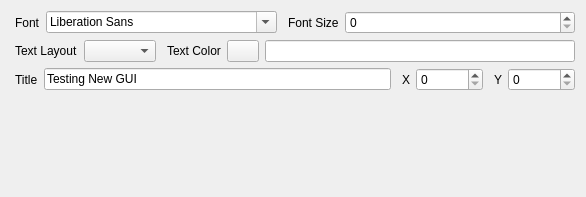
<?xml version="1.0" encoding="UTF-8"?>
<ui version="4.0">
 <class>Form</class>
 <widget class="QWidget" name="Form">
  <property name="geometry">
   <rect>
    <x>0</x>
    <y>0</y>
    <width>586</width>
    <height>197</height>
   </rect>
  </property>
  <property name="windowTitle">
   <string>Form</string>
  </property>
  <layout class="QVBoxLayout" name="verticalLayout_2">
   <item>
    <layout class="QVBoxLayout" name="verticalLayout">
     <property name="leftMargin">
      <number>4</number>
     </property>
     <item>
      <layout class="QHBoxLayout" name="horizontalLayout_8">
       <item>
        <widget class="QLabel" name="label">
         <property name="sizePolicy">
          <sizepolicy hsizetype="Fixed" vsizetype="Preferred">
           <horstretch>0</horstretch>
           <verstretch>0</verstretch>
          </sizepolicy>
         </property>
         <property name="text">
          <string>Font</string>
         </property>
        </widget>
       </item>
       <item>
        <widget class="QFontComboBox" name="fontComboBox_titleFont">
         <property name="sizePolicy">
          <sizepolicy hsizetype="Minimum" vsizetype="Fixed">
           <horstretch>0</horstretch>
           <verstretch>0</verstretch>
          </sizepolicy>
         </property>
         <property name="minimumSize">
          <size>
           <width>0</width>
           <height>0</height>
          </size>
         </property>
        </widget>
       </item>
       <item>
        <spacer name="horizontalSpacer_8">
         <property name="orientation">
          <enum>Qt::Horizontal</enum>
         </property>
         <property name="sizeType">
          <enum>QSizePolicy::Fixed</enum>
         </property>
         <property name="sizeHint" stdset="0">
          <size>
           <width>5</width>
           <height>20</height>
          </size>
         </property>
        </spacer>
       </item>
       <item>
        <widget class="QLabel" name="label_fontSize">
         <property name="sizePolicy">
          <sizepolicy hsizetype="Fixed" vsizetype="Preferred">
           <horstretch>0</horstretch>
           <verstretch>0</verstretch>
          </sizepolicy>
         </property>
         <property name="text">
          <string>Font Size</string>
         </property>
        </widget>
       </item>
       <item>
        <widget class="QSpinBox" name="spinBox_fontSize">
         <property name="maximum">
          <number>500</number>
         </property>
        </widget>
       </item>
      </layout>
     </item>
     <item>
      <layout class="QHBoxLayout" name="horizontalLayout_12">
       <item>
        <widget class="QLabel" name="label_textLayout">
         <property name="sizePolicy">
          <sizepolicy hsizetype="Fixed" vsizetype="Preferred">
           <horstretch>0</horstretch>
           <verstretch>0</verstretch>
          </sizepolicy>
         </property>
         <property name="text">
          <string>Text Layout</string>
         </property>
        </widget>
       </item>
       <item>
        <widget class="QComboBox" name="comboBox_textAlign"/>
       </item>
       <item>
        <spacer name="horizontalSpacer_2">
         <property name="orientation">
          <enum>Qt::Horizontal</enum>
         </property>
         <property name="sizeType">
          <enum>QSizePolicy::Fixed</enum>
         </property>
         <property name="sizeHint" stdset="0">
          <size>
           <width>5</width>
           <height>20</height>
          </size>
         </property>
        </spacer>
       </item>
       <item>
        <widget class="QLabel" name="label_textColor">
         <property name="text">
          <string>Text Color</string>
         </property>
        </widget>
       </item>
       <item>
        <widget class="QPushButton" name="pushButton_textColor">
         <property name="maximumSize">
          <size>
           <width>32</width>
           <height>32</height>
          </size>
         </property>
         <property name="text">
          <string/>
         </property>
         <property name="MaximumSize" stdset="0">
          <size>
           <width>32</width>
           <height>32</height>
          </size>
         </property>
        </widget>
       </item>
       <item>
        <widget class="QLineEdit" name="lineEdit_textColor"/>
       </item>
      </layout>
     </item>
     <item>
      <layout class="QHBoxLayout" name="horizontalLayout_7">
       <property name="leftMargin">
        <number>0</number>
       </property>
       <item>
        <widget class="QLabel" name="label_title">
         <property name="text">
          <string>Title</string>
         </property>
        </widget>
       </item>
       <item>
        <widget class="QLineEdit" name="lineEdit_title">
         <property name="sizePolicy">
          <sizepolicy hsizetype="MinimumExpanding" vsizetype="Fixed">
           <horstretch>0</horstretch>
           <verstretch>0</verstretch>
          </sizepolicy>
         </property>
         <property name="minimumSize">
          <size>
           <width>0</width>
           <height>0</height>
          </size>
         </property>
         <property name="text">
          <string>Testing New GUI</string>
         </property>
        </widget>
       </item>
       <item>
        <spacer name="horizontalSpacer_6">
         <property name="orientation">
          <enum>Qt::Horizontal</enum>
         </property>
         <property name="sizeType">
          <enum>QSizePolicy::Fixed</enum>
         </property>
         <property name="sizeHint" stdset="0">
          <size>
           <width>5</width>
           <height>20</height>
          </size>
         </property>
        </spacer>
       </item>
       <item>
        <widget class="QLabel" name="label_xTitleAlign">
         <property name="sizePolicy">
          <sizepolicy hsizetype="Fixed" vsizetype="Preferred">
           <horstretch>0</horstretch>
           <verstretch>0</verstretch>
          </sizepolicy>
         </property>
         <property name="text">
          <string>X</string>
         </property>
        </widget>
       </item>
       <item>
        <widget class="QSpinBox" name="spinBox_xTextAlign">
         <property name="sizePolicy">
          <sizepolicy hsizetype="Fixed" vsizetype="Fixed">
           <horstretch>0</horstretch>
           <verstretch>0</verstretch>
          </sizepolicy>
         </property>
         <property name="maximumSize">
          <size>
           <width>80</width>
           <height>16777215</height>
          </size>
         </property>
         <property name="baseSize">
          <size>
           <width>0</width>
           <height>0</height>
          </size>
         </property>
         <property name="minimum">
          <number>0</number>
         </property>
         <property name="maximum">
          <number>999999999</number>
         </property>
         <property name="value">
          <number>0</number>
         </property>
        </widget>
       </item>
       <item>
        <spacer name="horizontalSpacer_7">
         <property name="orientation">
          <enum>Qt::Horizontal</enum>
         </property>
         <property name="sizeType">
          <enum>QSizePolicy::Fixed</enum>
         </property>
         <property name="sizeHint" stdset="0">
          <size>
           <width>5</width>
           <height>20</height>
          </size>
         </property>
        </spacer>
       </item>
       <item>
        <widget class="QLabel" name="label_yTitleAlign">
         <property name="sizePolicy">
          <sizepolicy hsizetype="Fixed" vsizetype="Preferred">
           <horstretch>0</horstretch>
           <verstretch>0</verstretch>
          </sizepolicy>
         </property>
         <property name="text">
          <string>Y</string>
         </property>
        </widget>
       </item>
       <item>
        <widget class="QSpinBox" name="spinBox_yTextAlign">
         <property name="sizePolicy">
          <sizepolicy hsizetype="Fixed" vsizetype="Fixed">
           <horstretch>0</horstretch>
           <verstretch>0</verstretch>
          </sizepolicy>
         </property>
         <property name="maximumSize">
          <size>
           <width>80</width>
           <height>16777215</height>
          </size>
         </property>
         <property name="maximum">
          <number>999999999</number>
         </property>
        </widget>
       </item>
      </layout>
     </item>
    </layout>
   </item>
   <item>
    <spacer name="verticalSpacer">
     <property name="orientation">
      <enum>Qt::Vertical</enum>
     </property>
     <property name="sizeHint" stdset="0">
      <size>
       <width>20</width>
       <height>40</height>
      </size>
     </property>
    </spacer>
   </item>
  </layout>
 </widget>
 <resources/>
 <connections/>
</ui>
